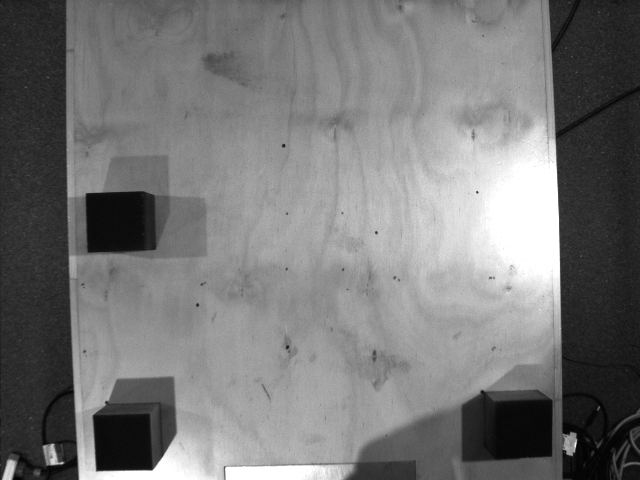
%> input picture Assignment 2/code/Q6/tt.png, 640 x 480 px
$ octave Finding_boxes_grayimage.m   (GNU Octave 9; MATLAB toolbox functions it lacks are replaced by stand-ins)
%> lines starting %> are read from the running program, lines starting %| are printed output that depends on the picture; in (x1, y1, x2, y2) boxes, pixels count from 0 and x2, y2 are one past the last pixel; in counts of white or black regions, pixels touching at a corner belong together; the program's own positions count from 1
### Assignment 2/code/Q6/p_dist_q6.m
function [pDist] = p_dist_q6(B1,B2,u,v)

LP1=[B1(1,1),B1(1,2)];
LP2=[B2(1,1),B2(1,2)];

D=sqrt((LP2(1)-LP1(1))^2+(LP2(2)-LP1(2))^2);

r=(u*(LP1(2)-LP2(2))+v*(LP2(1)-LP1(1))+LP2(2)*LP1(1)-LP1(2)*LP2(1));

pDist=r/D;


end

### Assignment 2/code/Q6/Finding_boxes_grayimage.m
close all
clear
clc

I=imread('tt.png'); % read image
%> I is the input picture: size 480x640 uint8; min 2, max 255, mean 118.7

I2=imcrop(I,[68.5 4.5 491 472]); %isolate the workingspace
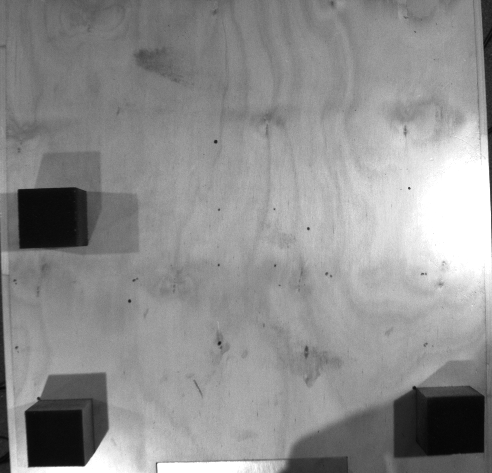
%> I2: size 473x492 uint8; min 6, max 255, mean 142.4
I3=double(I2)/255;  %convert to double
I4=adapthisteq(I3); %enhance contrast using adaptive histogram equalization
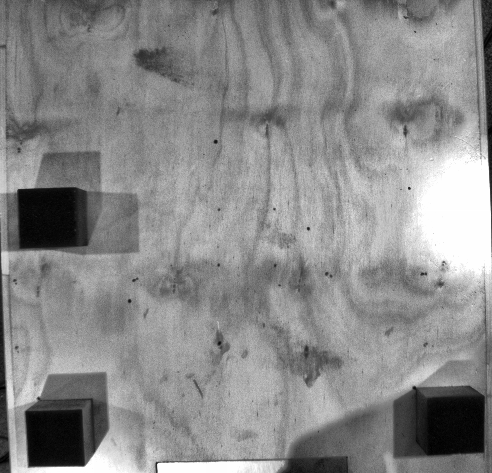
%> I4: size 473x492 double; min 0, max 1, mean 0.545
I5=I4<0.1; %0.11 % find boxes using a threshold
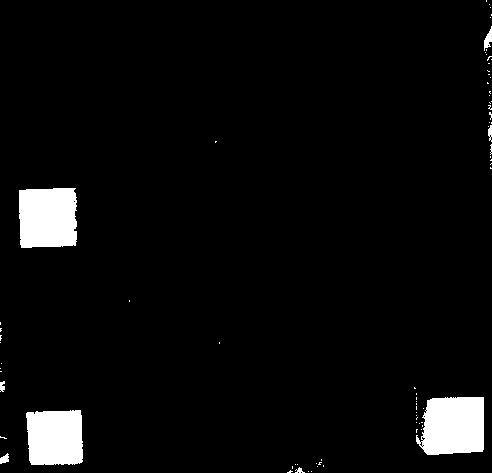
%> I5: size 473x492 logical; 4.3% white; 75 white regions (67 under 20 px), largest, box (x1, y1, x2, y2) and area: (416, 397, 484, 455) 3373, (19, 188, 77, 248) 3291, (26, 410, 83, 465) 2899

C1=bwareaopen(I5,1000); %remove objects less than 1000 pixels/ Remove unnessosary regions
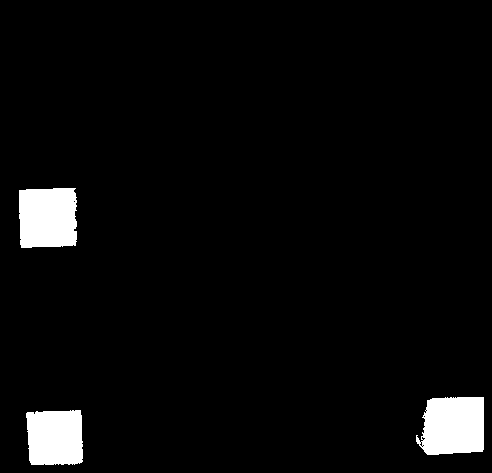
%> C1: size 473x492 logical; 4.1% white; 3 white regions, box (x1, y1, x2, y2) and area: (416, 397, 484, 455) 3373, (19, 188, 77, 248) 3291, (26, 410, 83, 465) 2899
se=strel('square',15);  %create a structuring element of size 15 square
C2=imclose(C1,se); %morphologicaly close image
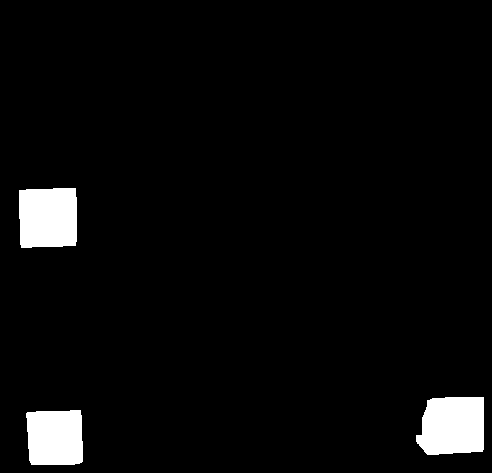
%> C2: size 473x492 logical; 4.2% white; 3 white regions, box (x1, y1, x2, y2) and area: (416, 397, 484, 455) 3447, (19, 188, 77, 248) 3335, (26, 410, 83, 465) 2930
C4=imfill(C2,'holes'); %fill holes

s=regionprops(C4,'centroid'); %find centroids of regions
%> s = 3 regions; Centroid: [48.7 218.2], [55.7 438.2], [453.5 426.6]
centroids=cat(1,s.Centroid); %make a array using centroids in the structured array
%> centroids = [48.66 218.2; 55.69 438.2; 453.5 426.6]
imshow(C4)
hold on
plot(centroids(:,1),centroids(:,2),'b*') %plot centorids with boxes
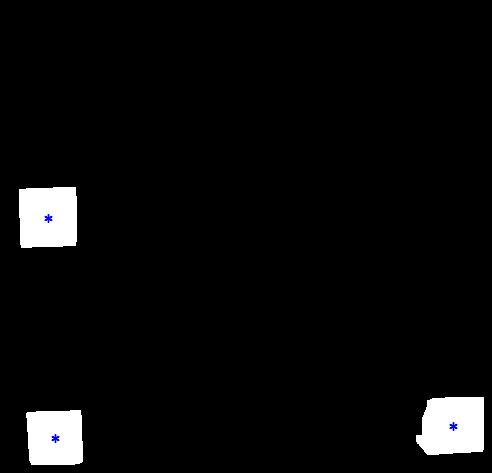
%> figure redrawn from the program's plot data
hold off

x1=centroids(:,1);
%> x1 = [48.66; 55.69; 453.5]
y1=centroids(:,2);
%> y1 = [218.2; 438.2; 426.6]

%find fiducial box_1 (-270,220)

for i=1:length(x1)
    if ((x1(i)< 60 & x1(i)>50)& (y1(i)<442 & y1(i)>432 ))
        B1=[x1(i),y1(i)];
    end
end
%> this loop made 3 passes
%> B1 on pass 2: [55.69 438.2]

x1(B1(1,1)==x1)=[]; %remove cordinates of fiducial boxes
y1(B1(1,2)==y1)=[];

%find fiducial box_2 (270,220)
for i=1:length(x1)
    if ((x1(i)< 459 & x1(i)>249)& (y1(i)<431 & y1(i)>421 ))
        B2=[x1(i),y1(i)];
    end
end
%> this loop made 2 passes

x1(B2(1,1)==x1)=[];
y1(B2(1,2)==y1)=[];

%find fiducial box_3 (-270,523)
for i=1:length(x1)
    if ((x1(i)< 53 & x1(i)>43)& (y1(i)<223 & y1(i)>213 ))
        B3=[x1(i),y1(i)];
    end
end
%> this loop made 1 pass
%> B3 on pass 1: [48.66 218.2]

x1(B3(1,1)==x1)=[];
y1(B3(1,2)==y1)=[];

%When only fiducial boxes present
TF=isempty(x1);
%> TF = true
if TF==1
    warning('No objects detected other than fiducial boxes')
end

Yr=abs(p_dist_q6(B1,B2,x1,y1)); %distance from line going along centroids of box1 & box 2 (reference)
%> in p_dist_q6, `LP1=[B1(1,1),B1(1,2)];`: LP1 = [55.69 438.2]
%> in p_dist_q6, `LP2=[B2(1,1),B2(1,2)];`: LP2 = [453.5 426.6]
%> in p_dist_q6, `D=sqrt((LP2(1)-LP1(1))^2+(LP2(2)-LP1(2))^2);`: D = 398
%> in p_dist_q6, `r=(u*(LP1(2)-LP2(2))+v*(LP2(1)-LP1(1))+LP2(2)*LP1(1)-LP1(2)*LP2(1));`: r = []
%> Yr = []
Xr=p_dist_q6(B1,B3,x1,y1);  %distance from line going along centroids of box1 & box 3 (reference)
%> Xr = []

%find the reference point according to the world cordinates
    %X 792.8691 = 540 real , %Y 433.3300 = 303 real
Yreal=((Yr*303)/219.3306)+220;    %REAL Y CORDINATE
%> Yreal = []
Xreal=((Xr*540)/399.4796)-270;    %REAL x CORDINATE
%> Xreal = []


figure
subplot(2,2,1),imshow(I2);
subplot(2,2,2),imshow(I5);
subplot(2,2,3),imshow(C2);
subplot(2,2,4),imshow(C4);
